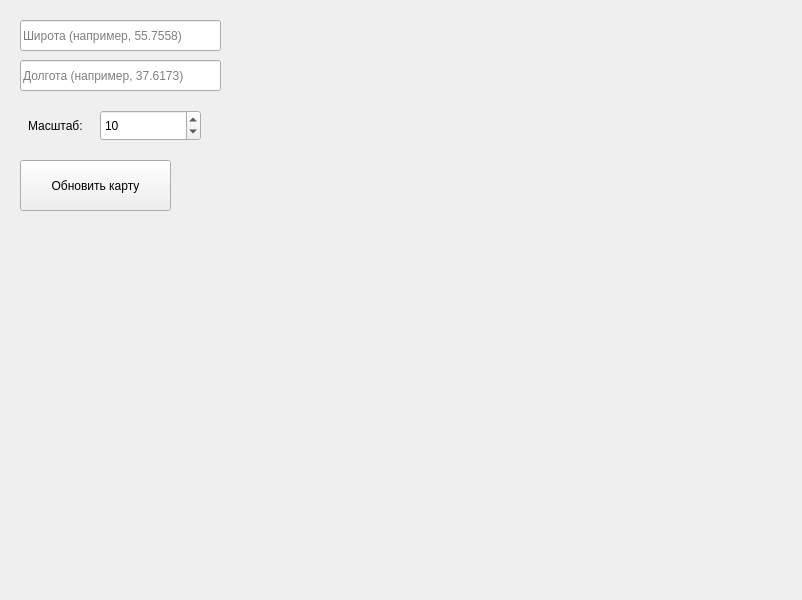
<?xml version="1.0" encoding="UTF-8"?>
<ui version="4.0">
 <class>main_window</class>
 <widget class="QMainWindow" name="main_window">
  <property name="geometry">
   <rect>
    <x>0</x>
    <y>0</y>
    <width>802</width>
    <height>600</height>
   </rect>
  </property>
  <property name="windowTitle">
   <string>MainWindow</string>
  </property>
  <widget class="QWidget" name="centralwidget">
   <widget class="QLabel" name="label">
    <property name="geometry">
     <rect>
      <x>0</x>
      <y>0</y>
      <width>801</width>
      <height>601</height>
     </rect>
    </property>
    <property name="text">
     <string/>
    </property>
    <property name="pixmap">
     <pixmap>../../Downloads/world_map.jpg</pixmap>
    </property>
   </widget>
   <widget class="QLineEdit" name="lat_input">
    <property name="geometry">
     <rect>
      <x>20</x>
      <y>20</y>
      <width>201</width>
      <height>31</height>
     </rect>
    </property>
    <property name="text">
     <string/>
    </property>
    <property name="placeholderText">
     <string>Широта (например, 55.7558)</string>
    </property>
   </widget>
   <widget class="QLineEdit" name="lon_input">
    <property name="geometry">
     <rect>
      <x>20</x>
      <y>60</y>
      <width>201</width>
      <height>31</height>
     </rect>
    </property>
    <property name="text">
     <string/>
    </property>
    <property name="placeholderText">
     <string>Долгота (например, 37.6173)</string>
    </property>
   </widget>
   <widget class="QSpinBox" name="zoom_input">
    <property name="geometry">
     <rect>
      <x>100</x>
      <y>110</y>
      <width>101</width>
      <height>31</height>
     </rect>
    </property>
    <property name="minimum">
     <number>1</number>
    </property>
    <property name="maximum">
     <number>18</number>
    </property>
    <property name="value">
     <number>10</number>
    </property>
   </widget>
   <widget class="QLabel" name="label_2">
    <property name="geometry">
     <rect>
      <x>20</x>
      <y>110</y>
      <width>71</width>
      <height>31</height>
     </rect>
    </property>
    <property name="autoFillBackground">
     <bool>false</bool>
    </property>
    <property name="styleSheet">
     <string notr="true">padding:5px;</string>
    </property>
    <property name="text">
     <string>Масштаб:</string>
    </property>
   </widget>
   <widget class="QPushButton" name="update_button">
    <property name="geometry">
     <rect>
      <x>20</x>
      <y>160</y>
      <width>151</width>
      <height>51</height>
     </rect>
    </property>
    <property name="text">
     <string>Обновить карту</string>
    </property>
   </widget>
   <widget class="QLabel" name="map_label">
    <property name="geometry">
     <rect>
      <x>240</x>
      <y>20</y>
      <width>541</width>
      <height>561</height>
     </rect>
    </property>
    <property name="autoFillBackground">
     <bool>false</bool>
    </property>
    <property name="text">
     <string/>
    </property>
   </widget>
  </widget>
 </widget>
 <resources/>
 <connections/>
</ui>
